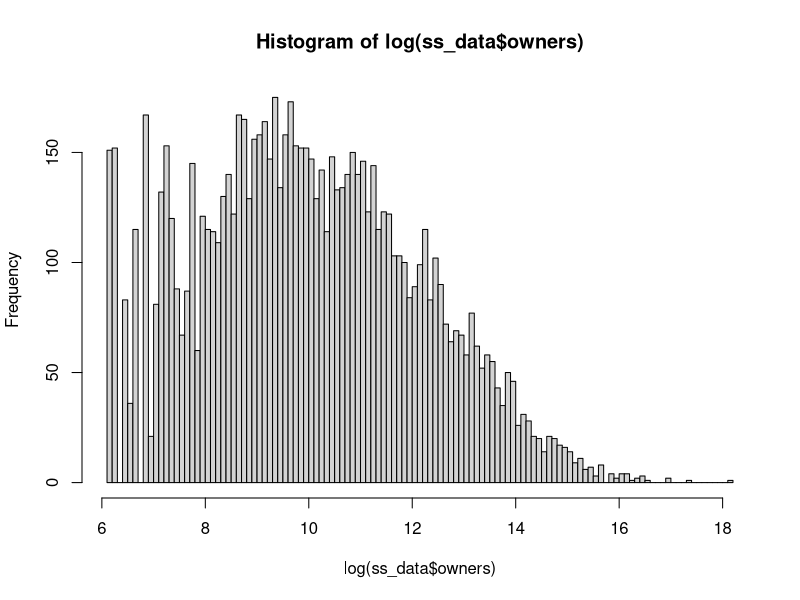
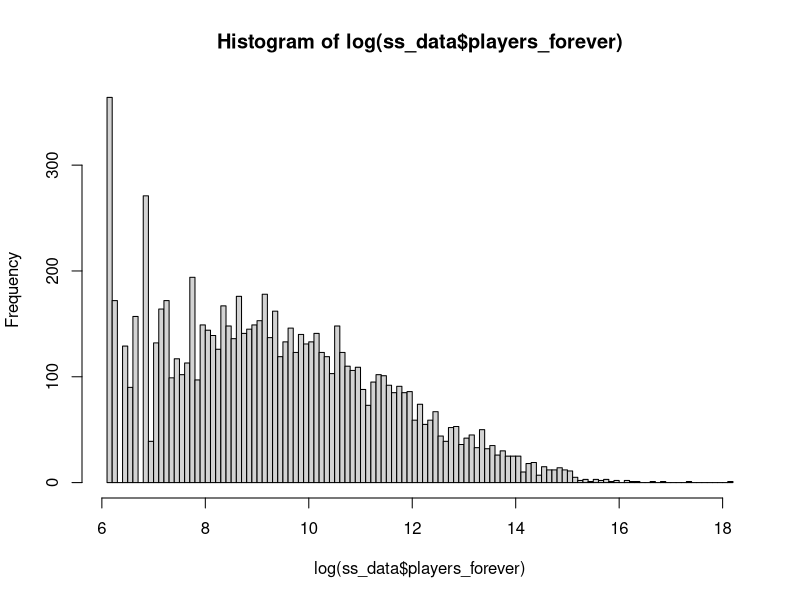
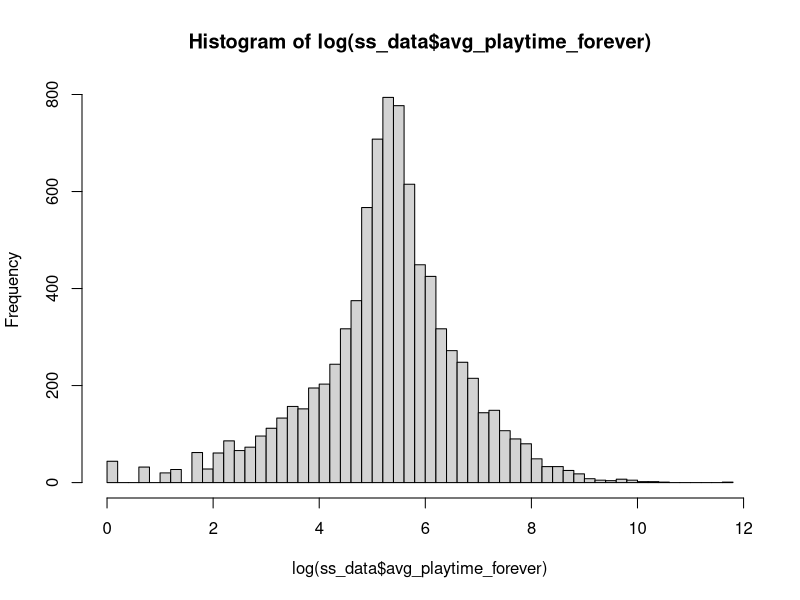
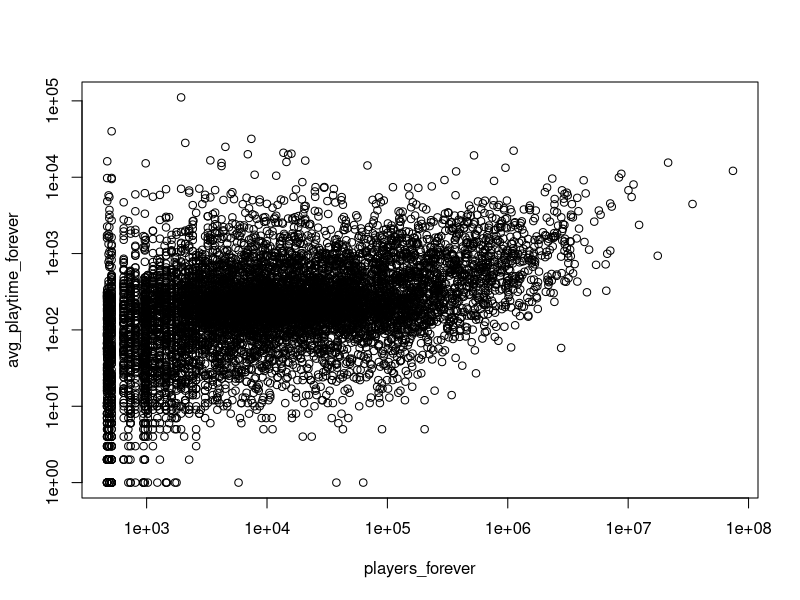
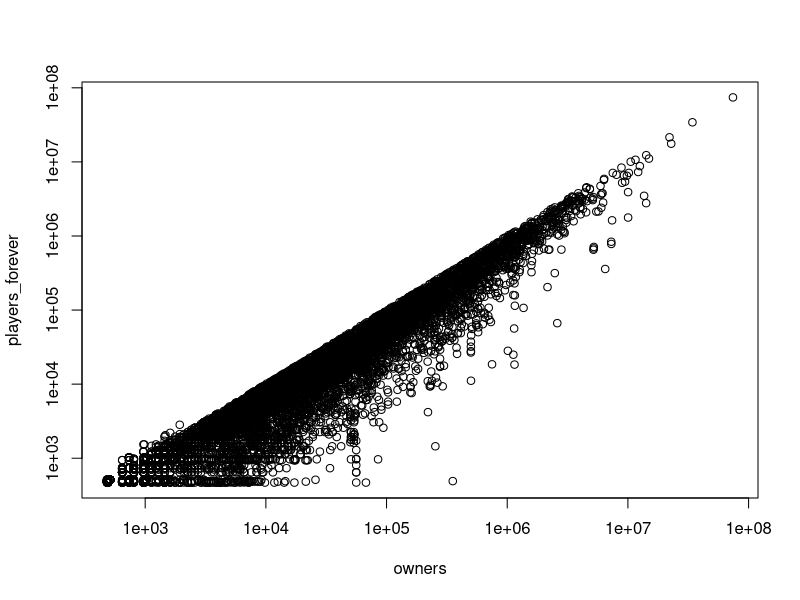
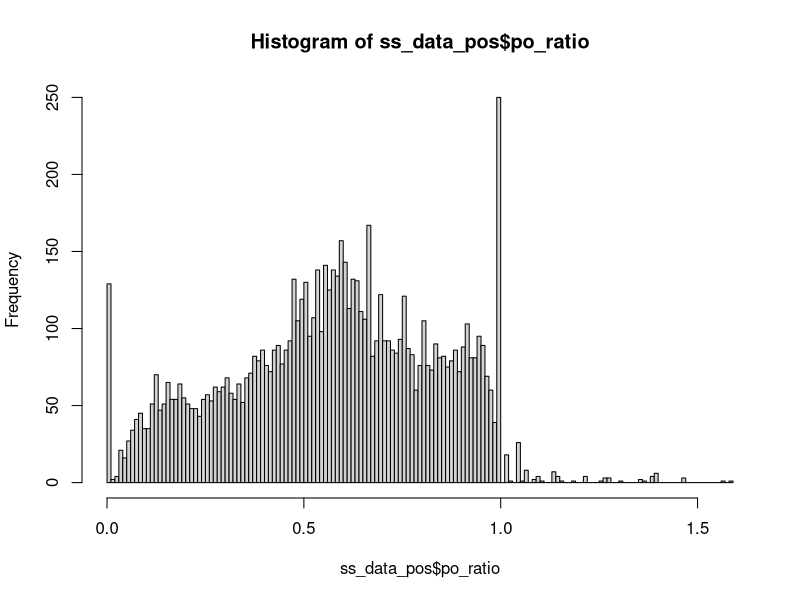
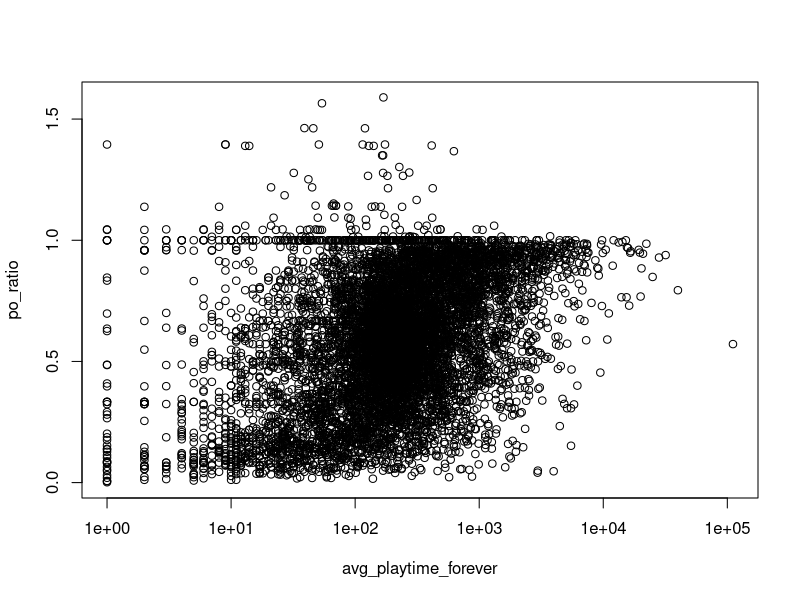
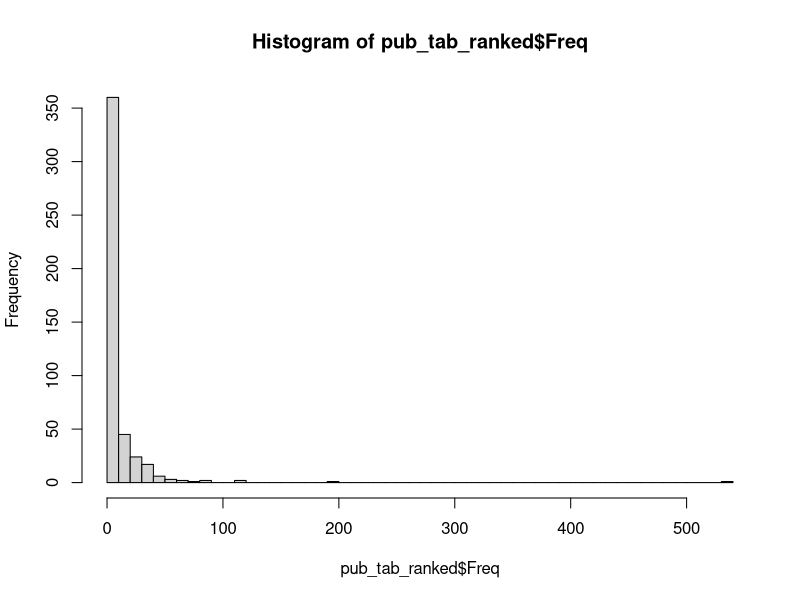

R code for these plots, in order:
# Set working directory to your workspace ...
setwd("/my/workspace/steam-spy-analysis")

# Read data
ss_data = read.csv("output/steamspy_out.csv") 
ss_data

# Basic histograms
hist(log(ss_data$owners), breaks=100)
hist(log(ss_data$players_forever), breaks=100)
hist(log(ss_data$avg_playtime_forever), breaks=50)   # Beautiful normal distribution!
mean(log(ss_data$owners[ ss_data$owners != 0 ]))

# Basic scatter plots (applying log)
plot(ss_data$players_forever,
     ss_data$avg_playtime_forever,
     xlab="players_forever", 
     ylab="avg_playtime_forever",
     log = "xy")  

plot(ss_data$owners,
     ss_data$players_forever,
     xlab="owners", 
     ylab="players_forever",
     log = "xy")  

# Analyse player/owner ratios (candidate top value games)
ss_data$po_ratio <- ss_data$players_forever / ss_data$owners
ss_data_pos = ss_data[complete.cases(ss_data),]     # Filter out rows with NaN p/o ratio
hist(ss_data_pos$po_ratio, breaks=150)

best_po_ratio = ss_data_pos[ order(ss_data_pos$po_ratio, decreasing = TRUE), ]
best_po_ratio = best_po_ratio[best_po_ratio$owners > 10000,]
best_po_ratio = best_po_ratio[best_po_ratio$po_ratio < 1.00,]
best_po_ratio = best_po_ratio[best_po_ratio$po_ratio > 0.95,]
best_po_ratio[ order(best_po_ratio$avg_playtime_forever, decreasing = TRUE), ]

# OMSI 2 -> high ratio, specialist game!

plot(ss_data$avg_playtime_forever,
     ss_data$po_ratio,
     xlab="avg_playtime_forever", 
     ylab="po_ratio",
     log = "x")  


# Rank publishers
pub_tab <- as.data.frame(table(ss_data$publisher));
pub_tab_gt2    = pub_tab[pub_tab$Freq > 2, ]
pub_tab_ranked = pub_tab_gt2[order(pub_tab_gt2$Freq, decreasing = TRUE), ]

hist(pub_tab_ranked$Freq, breaks=50)
head(pub_tab_ranked,30)


